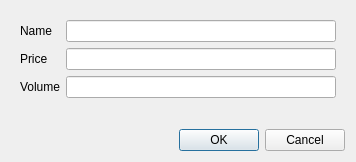
<?xml version="1.0" encoding="UTF-8"?>
<ui version="4.0">
 <class>DialogAddObject</class>
 <widget class="QDialog" name="DialogAddObject">
  <property name="geometry">
   <rect>
    <x>0</x>
    <y>0</y>
    <width>356</width>
    <height>162</height>
   </rect>
  </property>
  <property name="windowTitle">
   <string>Dialog</string>
  </property>
  <layout class="QVBoxLayout" name="verticalLayout">
   <item>
    <widget class="QWidget" name="widget" native="true">
     <layout class="QFormLayout" name="formLayout">
      <item row="0" column="0">
       <widget class="QLabel" name="label">
        <property name="text">
         <string>Name</string>
        </property>
       </widget>
      </item>
      <item row="0" column="1">
       <widget class="QLineEdit" name="lineName"/>
      </item>
      <item row="1" column="0">
       <widget class="QLabel" name="label_2">
        <property name="text">
         <string>Price</string>
        </property>
       </widget>
      </item>
      <item row="1" column="1">
       <widget class="QLineEdit" name="linePrice"/>
      </item>
      <item row="2" column="0">
       <widget class="QLabel" name="label_3">
        <property name="text">
         <string>Volume</string>
        </property>
       </widget>
      </item>
      <item row="2" column="1">
       <widget class="QLineEdit" name="lineVolume"/>
      </item>
     </layout>
    </widget>
   </item>
   <item>
    <widget class="QDialogButtonBox" name="buttonBox">
     <property name="locale">
      <locale language="C" country="AnyCountry"/>
     </property>
     <property name="orientation">
      <enum>Qt::Horizontal</enum>
     </property>
     <property name="standardButtons">
      <set>QDialogButtonBox::Cancel|QDialogButtonBox::Ok</set>
     </property>
    </widget>
   </item>
  </layout>
 </widget>
 <resources/>
 <connections>
  <connection>
   <sender>buttonBox</sender>
   <signal>accepted()</signal>
   <receiver>DialogAddObject</receiver>
   <slot>accept()</slot>
   <hints>
    <hint type="sourcelabel">
     <x>227</x>
     <y>135</y>
    </hint>
    <hint type="destinationlabel">
     <x>157</x>
     <y>155</y>
    </hint>
   </hints>
  </connection>
  <connection>
   <sender>buttonBox</sender>
   <signal>rejected()</signal>
   <receiver>DialogAddObject</receiver>
   <slot>reject()</slot>
   <hints>
    <hint type="sourcelabel">
     <x>295</x>
     <y>141</y>
    </hint>
    <hint type="destinationlabel">
     <x>286</x>
     <y>155</y>
    </hint>
   </hints>
  </connection>
 </connections>
</ui>
